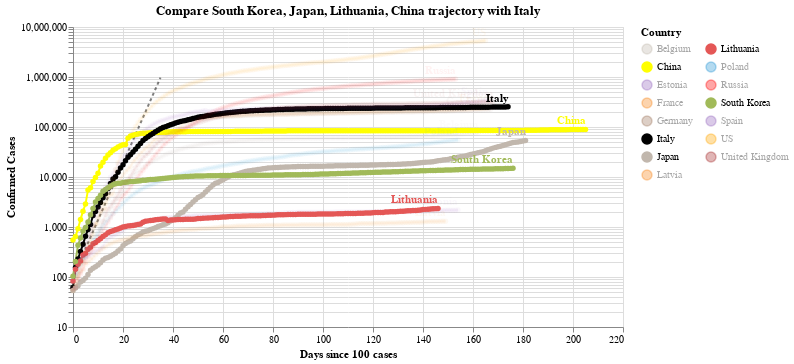

Notebook source saved alongside this figure:
### Code cell
#hide_input
chart3 = make_since_chart(dff2, ['South Korea', 'Japan', 'Lithuania', 'China'], baseline_countries)
chart3

### Figure 1 — Vega-Lite specification as saved in the notebook (floating-point values rounded to 4 significant figures; data arrays with more than 128 entries replaced by an {"elided": "..."} marker saying what was removed)
{"config": {"view": {"continuousWidth": 400, "continuousHeight": 300}}, "layer": [{"data": {"name": "data-628230001892d6798b50651be41d1b3e"}, "mark": {"type": "line", "color": "black", "opacity": 0.5, "strokeDash": [3, 3]}, "encoding": {"x": {"type": "quantitative", "field": "Days since 100 cases"}, "y": {"type": "quantitative", "field": "Confirmed Cases"}}}, {"data": {"name": "data-6a7520e1010875fe45dd7cc7d619689e"}, "mark": {"type": "line", "point": true}, "encoding": {"color": {"type": "nominal", "field": "Country", "legend": {"columns": 2}, "scale": {"domain": ["Belgium", "China", "Estonia", "France", "Germany", "Italy", "Japan", "Latvia", "Lithuania", "Poland", "Russia", "South Korea", "Spain", "US", "United Kingdom"], "range": ["#C1B7AD", "yellow", "#9467bd", "#F58518", "#9D755D", "black", "#C1B7AD", "#F58518", "#E45756", "#2495D3", "red", "#A1BA59", "#9467bd", "orange", "brown"]}}, "opacity": {"condition": {"value": 1, "selection": "selector001"}, "value": 0.05}, "tooltip": [{"type": "nominal", "field": "Country"}, {"type": "temporal", "field": "Date"}, {"type": "quantitative", "field": "Confirmed Cases"}, {"type": "quantitative", "field": "Days since 100 cases"}], "x": {"type": "quantitative", "field": "Days since 100 cases"}, "y": {"type": "quantitative", "field": "Confirmed Cases", "scale": {"type": "log"}}}, "selection": {"selector001": {"type": "multi", "fields": ["Country"], "bind": "legend", "init": [{"Country": "South Korea"}, {"Country": "Japan"}, {"Country": "Lithuania"}, {"Country": "China"}, {"Country": "Italy"}]}}, "width": 550}, {"data": {"name": "data-6a7520e1010875fe45dd7cc7d619689e"}, "mark": {"type": "text", "align": "right", "dy": -8, "fontWeight": "bold"}, "encoding": {"color": {"type": "nominal", "field": "Country", "legend": {"columns": 2}, "scale": {"domain": ["Belgium", "China", "Estonia", "France", "Germany", "Italy", "Japan", "Latvia", "Lithuania", "Poland", "Russia", "South Korea", "Spain", "US", "United Kingdom"], "range": ["#C1B7AD", "yellow", "#9467bd", "#F58518", "#9D755D", "black", "#C1B7AD", "#F58518", "#E45756", "#2495D3", "red", "#A1BA59", "#9467bd", "orange", "brown"]}}, "opacity": {"condition": {"value": 1, "selection": "selector001"}, "value": 0.05}, "text": {"type": "nominal", "field": "Country"}, "tooltip": [{"type": "nominal", "field": "Country"}, {"type": "temporal", "field": "Date"}, {"type": "quantitative", "field": "Confirmed Cases"}, {"type": "quantitative", "field": "Days since 100 cases"}], "x": {"type": "quantitative", "field": "Days since 100 cases"}, "y": {"type": "quantitative", "field": "Confirmed Cases", "scale": {"type": "log"}}}, "transform": [{"filter": "(datum['Date'] >= 1597363200000)"}], "width": 550}], "title": "Compare South Korea, Japan, Lithuania, China trajectory with Italy", "$schema": "https://vega.github.io/schema/vega-lite/v4.0.2.json", "datasets": {"data-628230001892d6798b50651be41d1b3e": [{"Days since 100 cases": 0, "Confirmed Cases": 100.0}, {"Days since 100 cases": 1, "Confirmed Cases": 130.0}, {"Days since 100 cases": 2, "Confirmed Cases": 169.0}, {"Days since 100 cases": 3, "Confirmed Cases": 219.7}, {"Days since 100 cases": 4, "Confirmed Cases": 285.6}, {"Days since 100 cases": 5, "Confirmed Cases": 371.3}, {"Days since 100 cases": 6, "Confirmed Cases": 482.7}, {"Days since 100 cases": 7, "Confirmed Cases": 627.5}, {"Days since 100 cases": 8, "Confirmed Cases": 815.7}, {"Days since 100 cases": 9, "Confirmed Cases": 1060.0}, {"Days since 100 cases": 10, "Confirmed Cases": 1379.0}, {"Days since 100 cases": 11, "Confirmed Cases": 1792.0}, {"Days since 100 cases": 12, "Confirmed Cases": 2330.0}, {"Days since 100 cases": 13, "Confirmed Cases": 3029.0}, {"Days since 100 cases": 14, "Confirmed Cases": 3937.0}, {"Days since 100 cases": 15, "Confirmed Cases": 5119.0}, {"Days since 100 cases": 16, "Confirmed Cases": 6654.0}, {"Days since 100 cases": 17, "Confirmed Cases": 8650.0}, {"Days since 100 cases": 18, "Confirmed Cases": 11250.0}, {"Days since 100 cases": 19, "Confirmed Cases": 14620.0}, {"Days since 100 cases": 20, "Confirmed Cases": 19000.0}, {"Days since 100 cases": 21, "Confirmed Cases": 24710.0}, {"Days since 100 cases": 22, "Confirmed Cases": 32120.0}, {"Days since 100 cases": 23, "Confirmed Cases": 41750.0}, {"Days since 100 cases": 24, "Confirmed Cases": 54280.0}, {"Days since 100 cases": 25, "Confirmed Cases": 70560.0}, {"Days since 100 cases": 26, "Confirmed Cases": 91730.0}, {"Days since 100 cases": 27, "Confirmed Cases": 119300.0}, {"Days since 100 cases": 28, "Confirmed Cases": 155000.0}, {"Days since 100 cases": 29, "Confirmed Cases": 201500.0}, {"Days since 100 cases": 30, "Confirmed Cases": 262000.0}, {"Days since 100 cases": 31, "Confirmed Cases": 340600.0}, {"Days since 100 cases": 32, "Confirmed Cases": 442800.0}, {"Days since 100 cases": 33, "Confirmed Cases": 575600.0}, {"Days since 100 cases": 34, "Confirmed Cases": 748300.0}, {"Days since 100 cases": 35, "Confirmed Cases": 972800.0}], "data-6a7520e1010875fe45dd7cc7d619689e": {"elided": "2503 records"}}}
